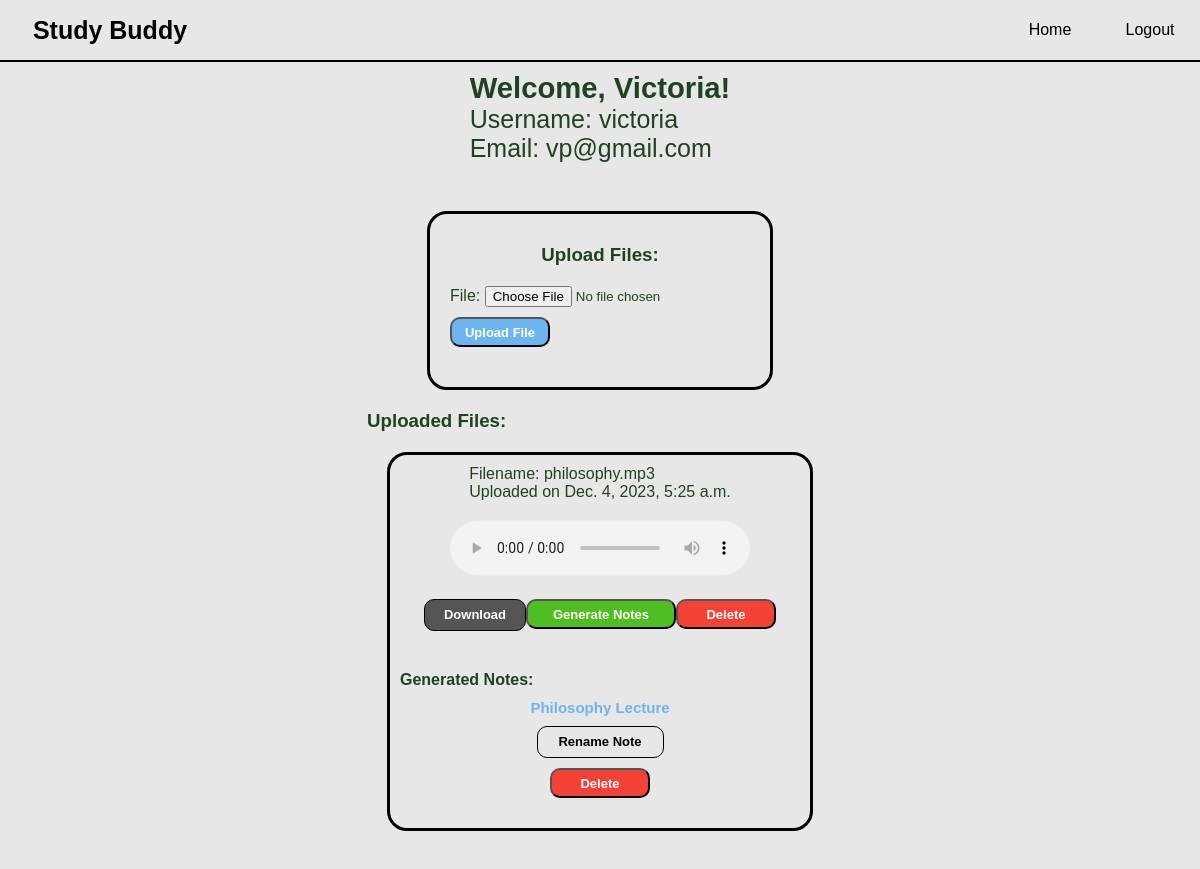
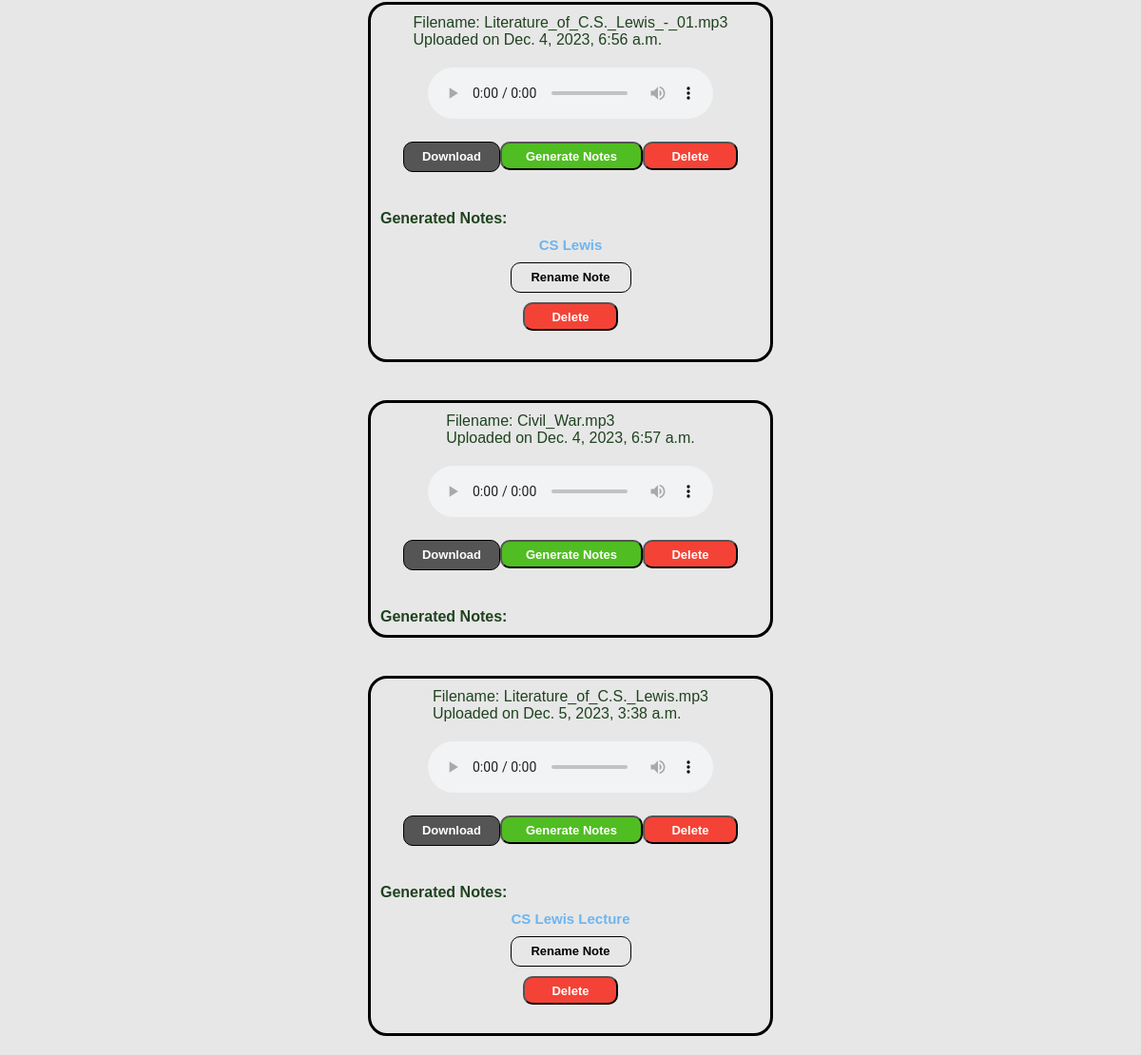
Before: /studybuddy/ (signed in) with the older database file (2 pictures, top to bottom).
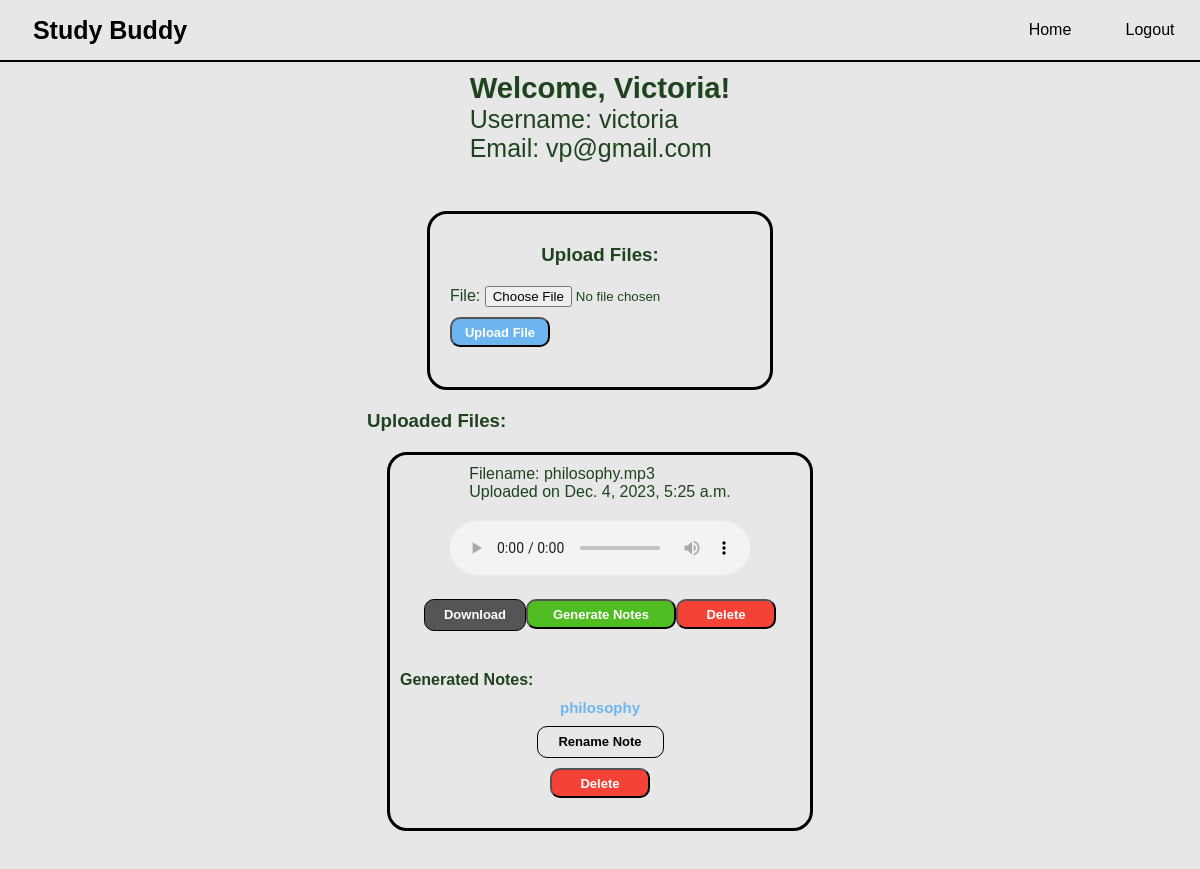
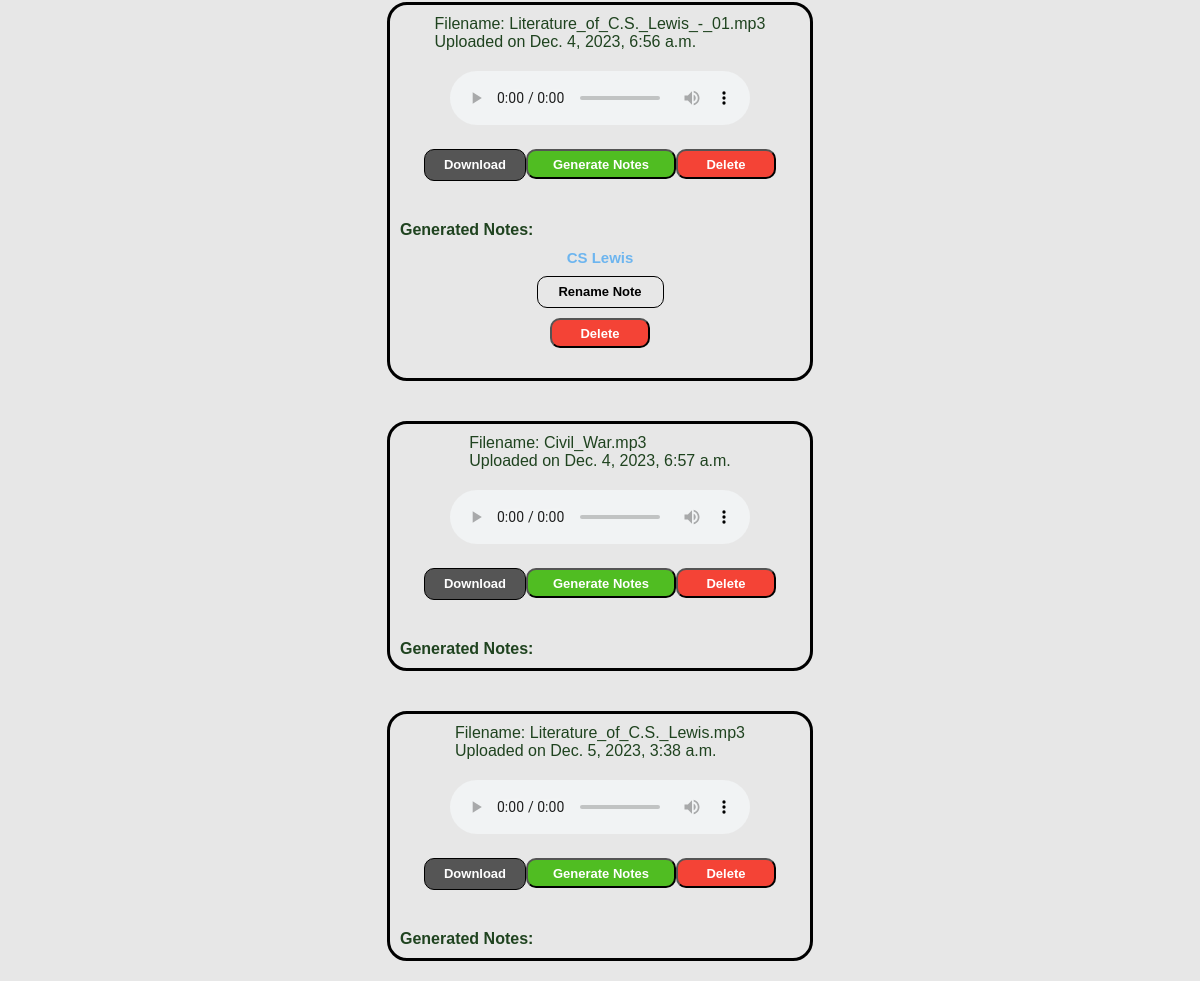
After: the same page with the newer database file (2 pictures, top to bottom).
### studybuddy/models.py (models this page shows)
class AudioFile(models.Model):
    user = models.ForeignKey(settings.AUTH_USER_MODEL,
                             on_delete=models.CASCADE)
    uploaded_at = models.DateTimeField(auto_now_add=True)
    file = models.FileField(upload_to="audio_files/")

class Note(models.Model):
    audio_file = models.ForeignKey(
        AudioFile, on_delete=models.CASCADE, related_name='notes')
    user = models.ForeignKey(settings.AUTH_USER_MODEL,
                             on_delete=models.CASCADE)
    title = models.CharField(max_length=200, blank=True)
    content = models.TextField()
    created_at = models.DateTimeField(auto_now_add=True)

### studybuddy/views.py (the view)
# urls.py: path("", views.index, name="index"),
def index(request):
    if not request.user.is_authenticated:
        return HttpResponseRedirect(reverse("login"))
    if request.method == "POST":
        form = AudioFileForm(request.POST, request.FILES)
        if form.is_valid():
            audio_file = form.save(commit=False)
            audio_file.user = request.user
            audio_file.save()
            return redirect("index")
    else:
        form = AudioFileForm()
    user_audio_files = AudioFile.objects.filter(user=request.user)
    context = {
        "form": form,
        "audio_files": user_audio_files
    }
    return render(request, "studybuddy/user.html", context)

### studybuddy/forms.py
class AudioFileForm(forms.ModelForm):
    class Meta:
        model = AudioFile
        fields = ['file']

### studybuddy/templates/studybuddy/user.html (shortened to what this page needs)
{% extends "studybuddy/layout.html" %}
{% block body %}
<div id="user-info">
    <h3>Welcome, {{request.user.first_name}}!</h3>
    <div>Username: {{request.user.username}}</div>
    <div>Email: {{request.user.email}}</div>
</div>
<br/>
<div id="upload-box">
    <div>
        <h3>Upload Files:</h3>
    </div>
    <div id="uploads">
        <form method="post" enctype="multipart/form-data">
            {{form}}
            <button class= "upload-button" type="submit">Upload File</button>
        </form>
    </div>
</div>
<div id="note-section">
    <h3>Uploaded Files:</h3>
    {% for audio_file in audio_files %}
        <div class="note-card">
            <div class="note-audio">
                <div>
                    <p>Filename: {{audio_file.file.name | cut:"audio_files/" }} </p>
                    <p>Uploaded on {{ audio_file.uploaded_at }}</p>
                </div>
                <div>
                    <audio controls>
                        <source src="{{ audio_file.file.url }}" type="audio/mpeg">
                    </audio>
                </div>
                <div class="note-buttons">
                    <a class= "download-button" href="{{ audio_file.file.url }}" download>Download</a>
                    <form action="{% url 'generate_notes' audio_file.id %}" method="post">
                        <input class= "generate-button" type="submit" value="Generate Notes" onclick="return confirm('Are you sure? This will take 2-5 minutes.');">
                    </form>
                    <form action="{% url 'delete_audio' audio_file.id %}" method="post">
                        <input class= "delete-button" type="submit" value="Delete" onclick="return confirm('Are you sure?');">
                    </form>
                </div>
            </div>
            <h4>Generated Notes:</h4>
            {% for note in audio_file.notes.all %}
            <div id="note-edits">
                <a class='view-note' href="{% url 'view_note' note.id %}">{{ note.title | cut:"audio_files/"}}</a>
                <a class="rename-button" href="{% url 'rename_note' note.id %}">Rename Note</a>
                <form action="{% url 'delete_note' note.id %}" method="post">
                    <input class= "delete-button" type="submit" value="Delete" onclick="return confirm('Are you sure?');">
                </form>
            </div>
            {% endfor %}
        </div>
    </div>
{% endfor %}
{% endblock %}

### studybuddy/templates/studybuddy/layout.html (shortened to what this page needs)
<!DOCTYPE html>
<html lang="en">
  <head>
    {% load static %}
    <link rel="stylesheet" href="{% static 'styles.css' %}"/>
  </head>
  <body>
    <div id="navbar">
      <a id = "logo" href="{% url 'index' %}">Study Buddy</a>
      <div id="nav-links">
        <a href="{% url 'index' %}">Home</a>
        {% if user.is_authenticated %}
        <a href="{% url 'logout' %}">Logout</a>
        {% else %}
        <a href="{% url 'register' %}">Register</a>
        <a href="{% url 'login' %}">Login</a>
        {% endif %}
      </div>
    </div>
    {% block body %}
    {% endblock %}
  </body>
</html>

### studybuddy/static/styles.css (style rules this page uses)
* { font-family:Verdana, Geneva, Tahoma, sans-serif; margin: 0px; padding: 0px; color: rgb(31, 67, 31) }
body { width: 100%; background: #e7e7e7; display: flex; flex-direction: column; align-items: center; }
a { text-decoration: none; color: black; }
.note-buttons { display: flex; }
#note-edits { display: flex; flex-direction: column; align-items: center; }
.download-button, .rename-button, #edit-button { text-align: center; width: 100px; height: 30px; line-height: 30px; font-weight: 600; font-size: 13px; border: 1px solid black; border-radius: 10px; color: white; background-color: #555555; }
.rename-button, #edit-button { width: 125px; background-color:#e7e7e7; color: black; margin-bottom: 10px; }
.view-note { font-size: 15px; font-weight: 600; margin: 10px 0; color: rgb(109, 181, 239); }
.upload-button, .delete-button, .generate-button { width: 100px; height: 30px; font-weight: 600; font-size: 13px; border-radius: 10px; color: white; background-color: rgb(109, 181, 239); }
.upload-button:hover, .delete-button:hover, .generate-button { cursor:pointer; }
.delete-button { background-color: #f44336; }
.generate-button { width: 150px; background-color: rgb(80, 189, 34); }
#logo { width: 220px; font-size: 25px; font-weight: 900; height: 60px; line-height: 60px; text-decoration: none; text-align: center; }
#navbar { display: flex; align-items: center; width: 100%; justify-content: space-between; border-bottom: 2px solid black; height:60px; line-height: 60px; }
#nav-links { display:flex; align-items: center; }
#nav-links a { width: 100px; text-align: center; }
#user-info { font-size: 25px; padding: 10px; color: rgb(31, 67, 31) }
#note-section { max-width: 1000px; }
.note-card { padding: 10px; border: 3px solid black; border-radius: 20px; margin: 20px; width: 400px; display: flex; flex-direction: column; }
.note-audio { display: flex; flex-direction: column; align-items: center; }
.note-card div { margin-bottom: 20px; }
#upload-box { width: 300px; height: auto; border: 3px solid black; border-radius: 20px; margin: 20px; padding: 20px; display: flex; flex-direction: column; align-items: center; }
#upload-box div, #upload-box div form button { margin: 10px 0; align-self: center; }

Changed rows visible on the page:
removed Note: title "Philosophy Lecture", shown under AudioFile "philosophy.mp3"
removed Note: title "CS Lewis Lecture", shown under AudioFile "Literature_of_C.S._Lewis.mp3"
added Note: title "philosophy", shown under AudioFile "philosophy.mp3"
